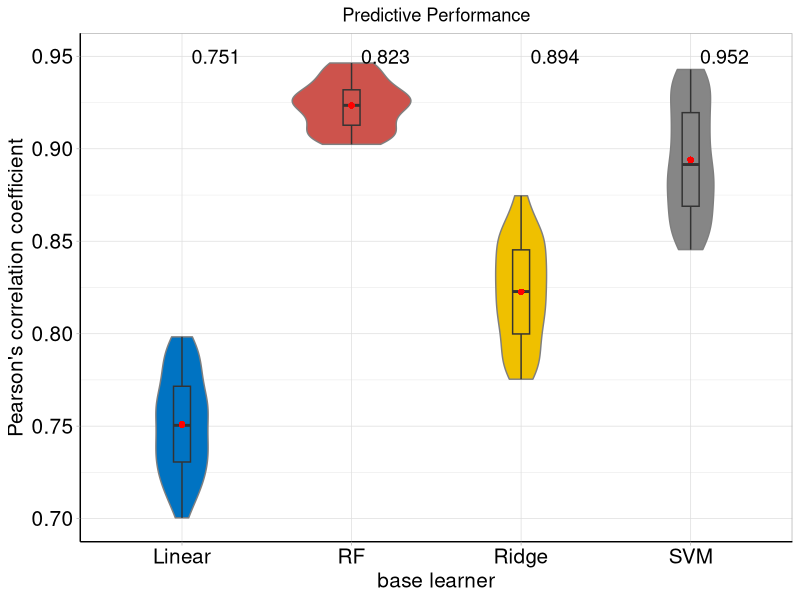
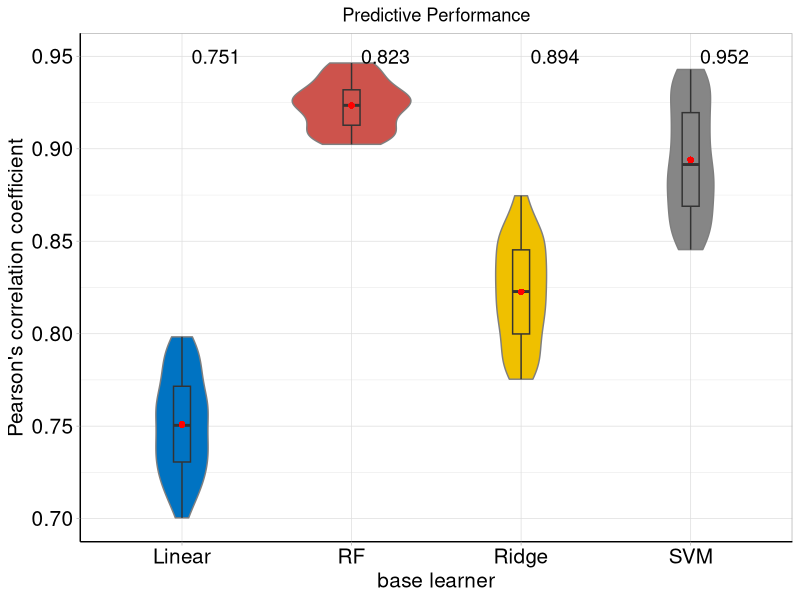

Write R code to recreate these figures, in order.
library(ggplot2)

# these three palettes were copied from here:
# https://github.com/road2stat/ggsci/blob/master/data-raw/data-generator.R
p_jama=c(
  'Limed Spruce' = '#374E55', 'Anzac'         = '#DF8F44',
  'Cerulean'     = '#00A1D5', 'Apple Blossom' = '#B24745',
  'Acapulco'     = '#79AF97', 'Kimberly'      = '#6A6599',
  'Makara'       = '#80796B')
p_jco=c(
  'Lochmara' = '#0073C2', 'Corn'         = '#EFC000',
  'Gray'     = '#868686', 'ChestnutRose' = '#CD534C',
  'Danube'   = '#7AA6DC', 'RegalBlue'    = '#003C67',
  'Olive'    = '#8F7700', 'MineShaft'    = '#3B3B3B',
  'WellRead' = '#A73030', 'KashmirBlue'  = '#4A6990')
p_d3=c(
  'Matisse'      = '#1F77B4', 'Flamenco'     = '#FF7F0E',
  'ForestGreen'  = '#2CA02C', 'Punch'        = '#D62728',
  'Wisteria'     = '#9467BD', 'SpicyMix'     = '#8C564B',
  'Orchid'       = '#E377C2', 'Gray'         = '#7F7F7F',
  'KeyLimePie'   = '#BCBD22', 'Java'         = '#17BECF',
  'Spindle'      = '#AEC7E8', 'MaC'          = '#FFBB78',
  'Feijoa'       = '#98DF8A', 'MonaLisa'     = '#FF9896',
  'LavenderGray' = '#C5B0D5', 'Quicksand'    = '#C49C94',
  'Chantilly'    = '#F7B6D2', 'Silver'       = '#C7C7C7',
  'Deco'         = '#DBDB8D', 'RegentStBlue' = '#9EDAE5')


model_all=c('Linear','Ridge','SVM','RF')
m=length(model_all) # e.g. number of models

set.seed(449)
n=100 # 100 example points
dat=NULL
j=0.7
avg=NULL
for (i in 1:m){
    tmp=sample(n*10,n)/n/100 + j # range [j,j+0.1]
    avg=c(avg,mean(tmp))
    the_dat=data.frame(value=tmp,rep(model_all[i],n))
    dat=rbind(dat, the_dat)
    j=j+0.05*(sample(10,1)/10+0.5)
}
colnames(dat)=c('value','model')

the_palette=p_jco[1:m]
names(the_palette)=unique(dat[,'model'])

p1=ggplot(dat, aes(model,value,fill=model)) + # use column "name" to color 
    #geom_violin(width=0.5, colour="grey50",draw_quantiles = 0.5) +    
    geom_violin(width=0.7,aes(fill=model),colour="grey50",alpha=1,linetype=1,lwd=0.5)+
    geom_boxplot(width=0.1)+
    stat_summary(fun.y=mean, geom="point", aes(shape="Mean"), size=2,color='red')+
    scale_fill_manual(values=the_palette) +
    ylim(0.7,0.95) +
    theme_light() + # light background
    theme(axis.line.x = element_line(color="black", size=0.5)) +
    theme(axis.line.y = element_line(color="black", size=0.5)) +
    theme(axis.title.x = element_text(colour="black", size=15)) +
    theme(axis.title.y = element_text(colour="black", size=15)) +
    theme(axis.text.x = element_text(colour="black",size=15)) +
    theme(axis.text.y = element_text(colour="black",size=15)) +
    theme(plot.title = element_text(hjust = 0.5)) + # hjust=0.5 set the title in the center
    theme(legend.position="none") +
    annotate("text", x = 1:4+0.2, y = 0.95, label=paste0(format(avg,digits=3)),size=5)+
    labs(x='base learner',y="Pearson's correlation coefficient" ,title='Predictive Performance')
p1

png(filename="figure/violin_plot.png",width=10,height=8,units='in',res=300) # unit inch
p1
dev.off()


